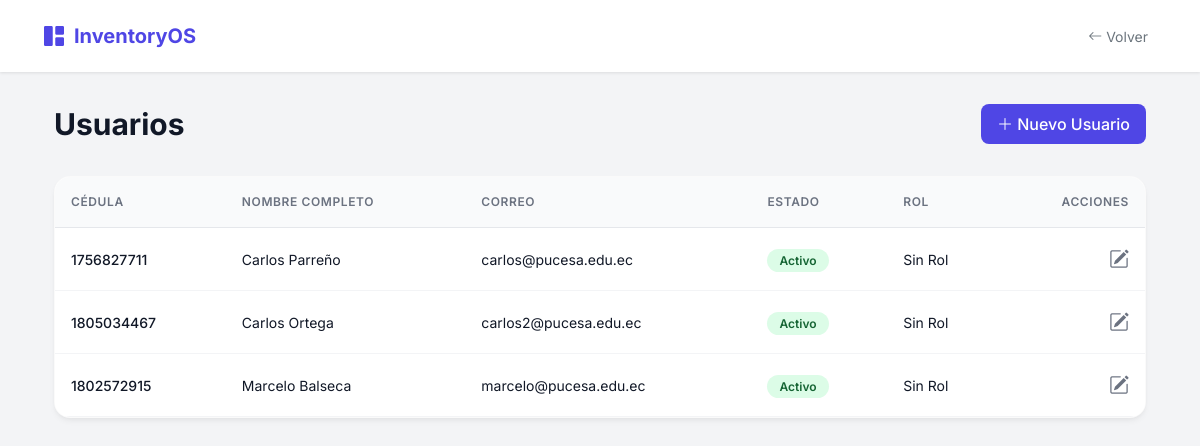
/create_modify_user/listar.php, run on an earlier commit of the app's database.
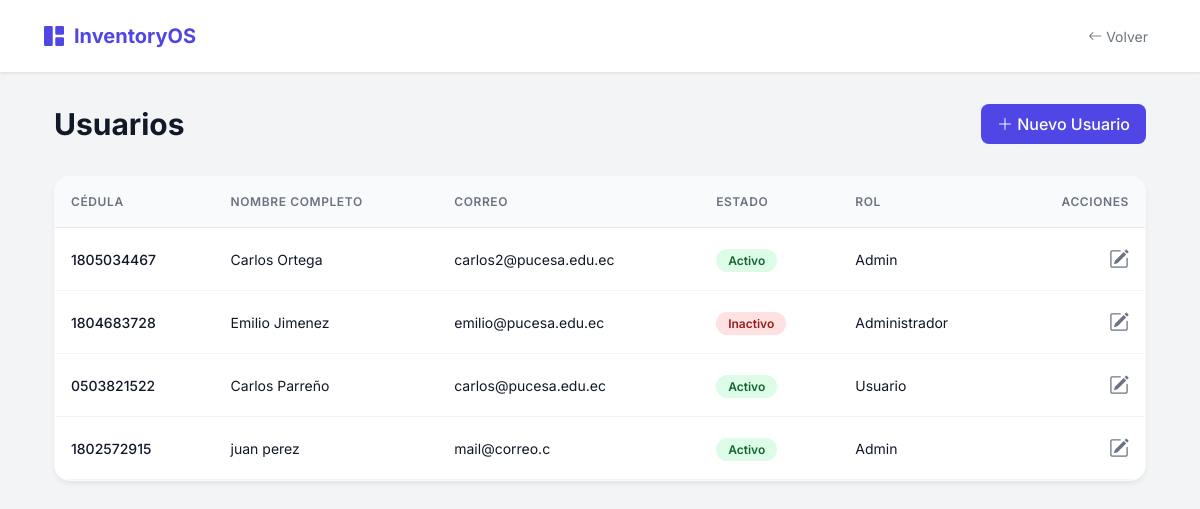
And on a later commit of the database.
### tables this page shows
CREATE TABLE `usuarios` (
  `id` int NOT NULL,
  `cedula` varchar(10) NOT NULL,
  `nombre` varchar(100) NOT NULL,
  `apellido` varchar(100) NOT NULL,
  `correo` varchar(100) NOT NULL,
  `telefono` varchar(20) NOT NULL,
  `clave` varchar(32) NOT NULL,
  `rol_id` int DEFAULT NULL,
  `pregunta_1_id` int DEFAULT NULL,
  `respuesta_1` varchar(32) DEFAULT NULL,
  `pregunta_2_id` int DEFAULT NULL,
  `respuesta_2` varchar(32) DEFAULT NULL,
  `pregunta_3_id` int DEFAULT NULL,
  `respuesta_3` varchar(32) DEFAULT NULL,
  `estado` enum('pendiente_activacion','activo','inactivo') DEFAULT 'pendiente_activacion',
  `token_otp` varchar(6) DEFAULT NULL,
  `token_expiracion` datetime DEFAULT NULL,
  `created_at` timestamp NULL DEFAULT CURRENT_TIMESTAMP
);

CREATE TABLE `cod_rol` (
  `cod_rol` int NOT NULL,
  `descripcion` varchar(100) NOT NULL
);

### create_modify_user/listar.php (the view, shortened to what this page needs)
<?php
require_once __DIR__ . '/../connect.php';
$sql = "SELECT u.id, u.cedula, u.nombre, u.apellido, u.correo, u.estado, u.rol_id, r.descripcion AS rol
    FROM usuarios u LEFT JOIN cod_rol r ON r.cod_rol = u.rol_id";
$resultado = $conn->query($sql);
?>
<!DOCTYPE html>
<html lang="es">
<head>
    <link href="https://cdn.jsdelivr.net/npm/bootstrap@5.3.0/dist/css/bootstrap.min.css" rel="stylesheet">
    <link rel="stylesheet" href="https://cdn.jsdelivr.net/npm/bootstrap-icons@1.11.0/font/bootstrap-icons.css">
</head>
<body>
<nav class="navbar navbar-expand-lg sticky-top">
    <div class="container-fluid">
        <a class="navbar-brand" href="../index.php">
            <i class="bi bi-grid-1x2-fill"></i> InventoryOS
        </a>
        <div class="d-flex align-items-center gap-3">
            <a href="../index.php" class="btn btn-outline-secondary btn-sm border-0">
                <i class="bi bi-arrow-left"></i> Volver
            </a>
        </div>
    </div>
</nav>
<div class="container px-4">
    <div class="page-header">
        <h1 class="page-title">Usuarios</h1>
        <a href="agregar.php" class="btn btn-primary-custom">
            <i class="bi bi-plus-lg"></i> Nuevo Usuario
        </a>
    </div>
    <div class="card-custom">
        <div class="table-responsive">
            <table class="table table-hover mb-0">
                <thead>
                    <tr>
                        <th>Cédula</th>
                        <th>Nombre Completo</th>
                        <th>Correo</th>
                        <th>Estado</th>
                        <th>Rol</th>
                        <th class="text-end">Acciones</th>
                    </tr>
                </thead>
                <tbody>
                    <?php
                    if ($resultado->num_rows > 0) {
                        while ($fila = $resultado->fetch_assoc()) {
                            $statusClass = ($fila['estado'] == 'activo') ? 'status-activo' : 'status-inactivo';
                            echo "<tr>";
                            echo "<td class='fw-medium'>" . htmlspecialchars($fila['cedula']) . "</td>";
                            echo "<td>" . htmlspecialchars($fila['nombre'] . ' ' . $fila['apellido']) . "</td>";
                            echo "<td>" . htmlspecialchars($fila['correo']) . "</td>";
                            echo "<td><span class='badge-status " . $statusClass . "'>" . ucfirst(htmlspecialchars($fila['estado'])) . "</span></td>";
                            echo "<td>" . htmlspecialchars($fila['rol'] ?? 'Sin Rol') . "</td>";
                            echo "<td class='text-end'>
                                    <a href='editar.php?id=" . $fila['id'] . "' class='action-btn' title='Editar'>
                                        <i class='bi bi-pencil-square fs-5'></i>
                                    </a>
                                  </td>";
                            echo "</tr>";
                        }
                    } else {
                        echo "<tr><td colspan='6' class='text-center py-4 text-muted'>No hay usuarios registrados</td></tr>";
                    }
                    ?>
                </tbody>
            </table>
        </div>
    </div>
</div>
</body>
</html>

What changed in the data, as far as the page shows it:
removed usuarios: cedula "1756827711", nombre+apellido "Carlos Parreño", correo "carlos@pucesa.edu.ec", estado "Activo", rol "Sin Rol"
removed usuarios: cedula "1802572915", nombre+apellido "Marcelo Balseca", correo "marcelo@pucesa.edu.ec", estado "Activo", rol "Sin Rol"
changed usuarios "Carlos Ortega": cod_rol.descripcion "Sin Rol" → "Admin"
added usuarios: cedula "1804683728", nombre+apellido "Emilio Jimenez", correo "emilio@pucesa.edu.ec", estado "Inactivo", cod_rol.descripcion "Administrador"
added usuarios: cedula "0503821522", nombre+apellido "Carlos Parreño", correo "carlos@pucesa.edu.ec", estado "Activo", cod_rol.descripcion "Usuario"
added usuarios: cedula "1802572915", nombre+apellido "juan perez", correo "mail@correo.c", estado "Activo", cod_rol.descripcion "Admin"
